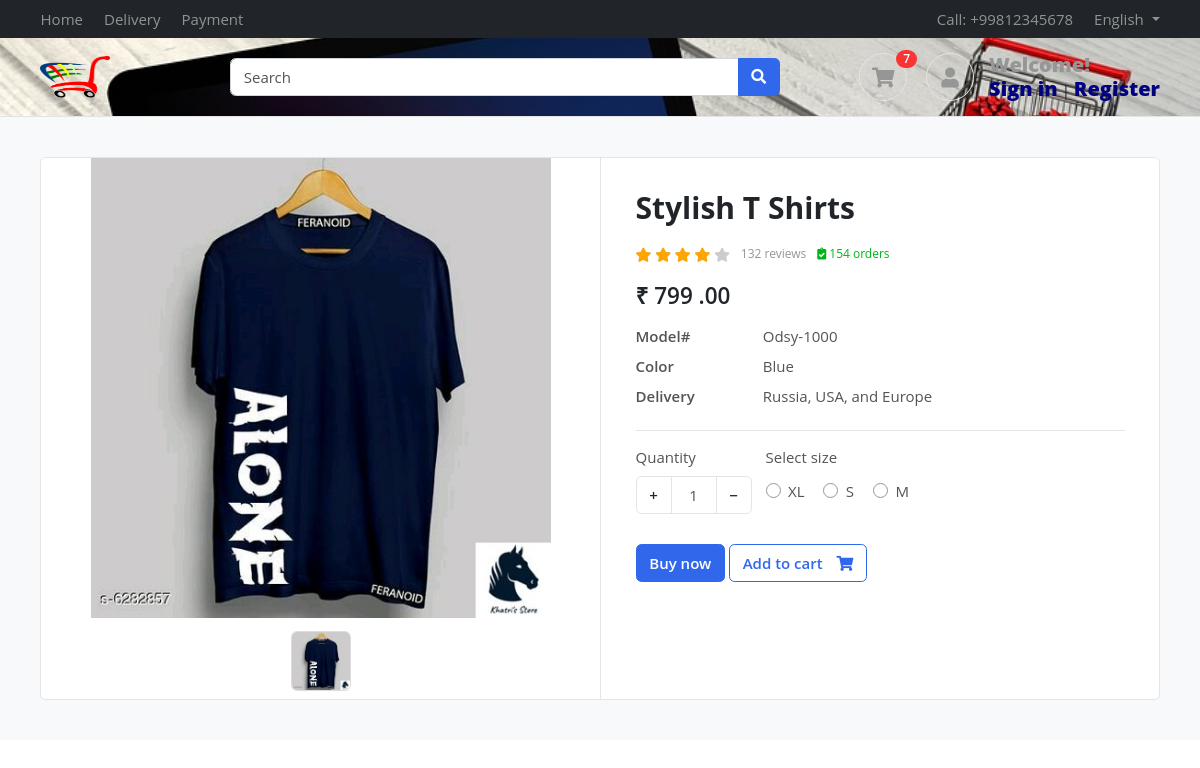
Page /product/stylish-t-shirts/ (signed in) on the committed database.
### accounts/models.py (models this page shows)
class Profile(BaseModel):
    user=models.OneToOneField(User,on_delete=models.CASCADE,related_name='profile')
    is_email_verified=models.BooleanField(default=False)
    email_token=models.CharField(max_length=100,null=True,blank=True)
    profile_image=models.ImageField(upload_to='profile')
    def get_cart_count(self):
        return CartItems.objects.filter(cart__is_paid = False , cart__user = self.user).count()

### products/models.py (models this page shows, shortened)
class Product(BaseModel):
    product_name=models.CharField(max_length=150)
    slug=models.SlugField(unique=True,null=True,blank=True)
    category=models.ForeignKey(Category,on_delete=models.CASCADE,related_name='products')
    price=models.IntegerField()
    product_description=models.TextField()
    color_variant = models.ManyToManyField(ColorVariant , blank=True)
    size_variant = models.ManyToManyField(SizeVariant , blank=True)

class ProductImage(BaseModel):
    product=models.ForeignKey(Product,on_delete=models.CASCADE,related_name='product_images')
    image=models.ImageField(upload_to="product")

class ColorVariant(BaseModel):
    color_name = models.CharField(max_length=100)
    price = models.IntegerField(default=0)

class SizeVariant(BaseModel):
    size_name = models.CharField(max_length=100)
    price = models.IntegerField(default=0)

### products/views.py (the view)
# urls.py: path('<slug>/' , get_product , name="get_product"),
def get_product(request , slug):
    try:
        product = Product.objects.get(slug = slug)
        context={'product':product}
        if request.GET.get('size'):
            size=request.GET.get('size')
            price=product.get_product_price_by_size(size)
            context['selected_size']=size
            context['updated_price']=price
            print(price)
        return render(request  , 'products/product.html' ,context )
    except Exception as e:
        print(e)

### templates/products/product.html (shortened to what this page needs)
{% extends "base/base.html"%}
{%  block start %}
<section class="section-content padding-y bg">
    <div class="container">
    <div class="card">
        <div class="row no-gutters">
            <aside class="col-md-6">
    <article class="gallery-wrap">
    <div class="img-big-wrap">
      <div> <a href="#"><img src="/media/{{product.product_images.first.image}}"></a></div>
    </div>
    <div class="thumbs-wrap">
      {% for image in product.product_images.all %}
      <a href="#" class="item-thumb"> <img src="/media/{{image.image}}"></a>
      {% endfor %}
    </div>
    </article>
            </aside>
            <main class="col-md-6 border-left">
    <article class="content-body">
    <h2 class="title">{{product.product_name}}</h2>
    <div class="rating-wrap my-3">
        <ul class="rating-stars">
            <li style="width:80%" class="stars-active">
                <i class="fa fa-star"></i> <i class="fa fa-star"></i>
                <i class="fa fa-star"></i> <i class="fa fa-star"></i>
            </li>
            <li>
                <i class="fa fa-star"></i> <i class="fa fa-star"></i>
                <i class="fa fa-star"></i> <i class="fa fa-star"></i>
                <i class="fa fa-star"></i>
            </li>
        </ul>
        <small class="label-rating text-muted">132 reviews</small>
        <small class="label-rating text-success"> <i class="fa fa-clipboard-check"></i> 154 orders </small>
    </div>
    <div class="mb-3">
        <var class="price h4">₹
          {% if updated_price  %}
          {{updated_price}}
          {% else %}
          {{product.price}}
          {% endif %}
          .00</var>
    </div>
    <dl class="row">
      <dt class="col-sm-3">Model#</dt>
      <dd class="col-sm-9">Odsy-1000</dd>
      {% for color in product.color_variant.all %}
      <dt class="col-sm-3">Color</dd>
      <dd class="col-sm-9">{{color.color_name}}</dt>
      {% endfor %}
      <dt class="col-sm-3">Delivery</dt>
      <dd class="col-sm-9">Russia, USA, and Europe </dd>
    </dl>
    <hr>
        <div class="form-row">
            <div class="form-group col-md flex-grow-0">
                <label>Quantity</label>
                <div class="input-group mb-3 input-spinner">
                  <div class="input-group-prepend">
                    <button class="btn btn-light" type="button" id="button-plus"> + </button>
                  </div>
                  <input type="text" class="form-control" value="1">
                  <div class="input-group-append">
                    <button class="btn btn-light" type="button" id="button-minus"> − </button>
                  </div>
                </div>
            </div>
            {% if product.size_variant.count %}
            <div class="form-group col-md">
                    <label>Select size</label>
                    <div class="mt-1">
                      {% for size in product.size_variant.all %}
                        <label class="custom-control custom-radio custom-control-inline">
                          <div class="custom-control-label">{{size.size_name}}</div>
                        </label>
                      {% endfor %}
                    </div>
            </div>
            {% endif %}
        </div>
        <a href="#" class="btn  btn-primary"> Buy now </a>
        <a href="{% url 'add_to_cart' product.uid %}?variant={{selected_size}}" class="btn  btn-outline-primary"> <span class="text">Add to cart</span> <i class="fas fa-shopping-cart"></i>  </a>
    </article>
            </main>
        </div>
    </div>
    </div>
    </section>
    {% endblock %}

### templates/base/base.html (shortened to what this page needs)
<!DOCTYPE HTML>
<html lang="en">
<head>
<link href="/media/css/bootstrap.css" rel="stylesheet" type="text/css"/>
<link href="/media/fonts/fontawesome/css/all.min.css" type="text/css" rel="stylesheet">
<link href="/media/css/ui.css" rel="stylesheet" type="text/css"/>
<link href="/media/css/responsive.css" rel="stylesheet" />
</head>
<body>
	<header class="section-header">
		<nav class="navbar navbar-dark navbar-expand p-0 bg-dark">
		<div class="container">
			<ul class="navbar-nav d-none d-md-flex mr-auto">
				<li class="nav-item"><a class="nav-link" href="#">Home</a></li>
				<li class="nav-item"><a class="nav-link" href="#">Delivery</a></li>
				<li class="nav-item"><a class="nav-link" href="#">Payment</a></li>
			</ul>
			<ul class="navbar-nav">
				<li class="nav-item"><a href="#" class="nav-link"> Call: +99812345678 </a></li>
				<li class="nav-item dropdown">
					 <a href="#" class="nav-link dropdown-toggle" data-toggle="dropdown"> English </a>
				</li>
			</ul>
		  </div>
		</nav>
		<section class="header-main border-bottom">
			<div class="container">
		<div class="row align-items-center">
			<div class="col-lg-2 col-4">
				<div class="brand-wrap">
					<img style="height:100px;width:70px;" class="logo" src="/media/images/logo1.png">
				</div>
			</div>
			<div class="col-lg-6 col-sm-12">
				<form action="#" class="search">
					<div class="input-group w-100">
						<input type="text" class="form-control" placeholder="Search">
						<div class="input-group-append">
						  <button class="btn btn-primary" type="submit">
							<i class="fa fa-search"></i>
						  </button>
						</div>
					</div>
				</form>
			</div>
			<div class="col-lg-4 col-sm-6 col-8">
				<div class="widgets-wrap float-md-right">
					<div class="widget-header  mr-3">
						<a href="{% url 'cart' %}" class="icon icon-sm rounded-circle border"><i class="fa fa-shopping-cart"></i></a>
						<span class="badge badge-pill badge-danger notify">{{request.user.profile.get_cart_count}}</span>
					</div>
					<div class="widget-header icontext">
						<a href="#" class="icon icon-sm rounded-circle border"><i class="fa fa-user"></i></a>
						<div class="text">
							<span style="color:black;font-weight: 900;font-size:20px;" class="text-muted">Welcome!</span>
							<div>
								<a style="color: navy;font-weight: 900;font-size:20px;" href="{% url 'login' %}">Sign in</a> |
								<a style="color: navy;font-weight: 900;font-size:20px;" href="{% url 'register' %}"> Register</a>
							</div>
						</div>
					</div>
				</div>
			</div>
		</div>
			</div>
		</section>
		</header>
		{% block start %}
		{% endblock %}
        </body>
        </html>

### public/static/css/ui.css (style rules this page uses)
html { font-family: 'Inter', sans-serif; font-size: 15px; }
.content-body { flex: 1 1 auto; padding: 2rem 2.3rem; }
.icon-xs, .icon-sm, .icon-md, .icon-lg { display: inline-block; text-align: center; flex-shrink: 0; flex-grow: 0; }
.icon-sm { width: 48px; height: 48px; line-height: 48px; font-size: 20px; }
.padding-y { padding-top: 40px; padding-bottom: 40px; }
var { font-style: normal; }
article:after, .form-group:after { display: block; clear: both; content: ""; }
.bg { background-color: #f8f9fa; }
.card .title { color: #212529; }
.header-main { position: relative; padding-top: 1rem; padding-bottom: 1rem; }
.brand-wrap .logo, .navbar-brand .logo { margin-right: 7px; max-height: 42px; display: inline-block; }
.widget-header { display: inline-block; vertical-align: middle; position: relative; }
.widget-header a { color: #545454; }
.widget-header i { color: #969696; }
.widget-header .notify { position: absolute; top: -3px; right: -10px; }
.btn-light { background-color: #fff; border-color: #e4e4e4; }
.btn .text + i { margin-left: 10px; }
dl[class="row"] { margin-bottom: 0; }
.icontext { display: inline-flex; align-items: center; vertical-align: middle; }
.icontext .text { width: 100%; line-height: 1.2; color: #212529; }
.icontext .icon { position: relative; margin-right: 15px; flex-shrink: 0; flex-grow: 0; }
.notify { position: absolute; top: -4px; right: -10px; display: inline-block; padding: .25em .6em; font-size: 12px; line-height: 1; text-align: center; border-radius: 3rem; color: #fff; background-color: #fa3434; }
.price { font-weight: 600; color: #212529; }
.label-rating { margin-left: 7px; display: inline-block; vertical-align: middle; }
.rating-stars { display: inline-block; vertical-align: middle; list-style: none; margin: 0; padding: 0; position: relative; white-space: nowrap; clear: both; }
.rating-stars i { font-size: 14px; color: #ccc; display: inline; }
.rating-stars li { display: block; text-overflow: clip; white-space: nowrap; z-index: 1; }
.rating-stars li.stars-active { z-index: 2; position: absolute; top: 0; left: 0; overflow: hidden; }
.rating-stars li.stars-active i { color: orange; }
.input-spinner { width: 120px; flex-wrap: nowrap; display: inline-flex; }
.input-spinner input.form-control { text-align: center; max-width: 46px; flex-basis: 46px; border-color: #e4e4e4; flex-grow: 0; }
.input-spinner .btn { width: 36px; text-align: center; }
.gallery-wrap .img-big-wrap { margin-bottom: 10px; border-radius: 0.37rem; overflow: hidden; background-color: #fff; }
.gallery-wrap .img-big-wrap a { text-align: center; display: block; }
.gallery-wrap .img-big-wrap img { height: 460px; width: auto; display: inline-block; cursor: zoom-in; }
.gallery-wrap .thumbs-wrap { text-align: center; }
.gallery-wrap .thumbs-wrap .item-thumb { width: 60px; height: 60px; border: 1px solid #ddd; border-radius: 6px; margin: 3px; display: inline-block; overflow: hidden; }
.gallery-wrap .thumbs-wrap img { max-width: 100%; max-height: 100%; object-fit: cover; border-radius: 4px; cursor: zoom-in; }
body { background: url('bgg.jpg'); background-repeat: no-repeat; background-size:cover; font-family: "Open Sans", sans-serif; }

### rows in the picture
Product: product_images.first.image (picture), product_name "Stylish T Shirts", price "799"
ProductImage: image (picture)
ColorVariant: color_name "Blue"
SizeVariant: size_name "XL"
SizeVariant: size_name "S"
SizeVariant: size_name "M"

### other values in the picture
{{ request.user.profile.get_cart_count }} "7"
